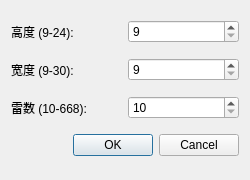
<?xml version="1.0" encoding="UTF-8"?>
<ui version="4.0">
    <class>CustomGameDialog</class>
    <widget class="QDialog" name="CustomGameDialog">
        <property name="geometry">
            <rect>
                <x>0</x>
                <y>0</y>
                <width>250</width>
                <height>180</height>
            </rect>
        </property>
        <property name="windowTitle">
            <string>自定义游戏</string>
        </property>
        <layout class="QGridLayout" name="gridLayout">
            <item row="0" column="0">
                <widget class="QLabel" name="label">
                    <property name="text">
                        <string>高度 (9-24):</string>
                    </property>
                </widget>
            </item>
            <item row="0" column="1">
                <widget class="QSpinBox" name="rowsSpinBox">
                    <property name="minimum">
                        <number>9</number>
                    </property>
                    <property name="maximum">
                        <number>24</number>
                    </property>
                </widget>
            </item>
            <item row="1" column="0">
                <widget class="QLabel" name="label_2">
                    <property name="text">
                        <string>宽度 (9-30):</string>
                    </property>
                </widget>
            </item>
            <item row="1" column="1">
                <widget class="QSpinBox" name="colsSpinBox">
                    <property name="minimum">
                        <number>9</number>
                    </property>
                    <property name="maximum">
                        <number>30</number>
                    </property>
                </widget>
            </item>
            <item row="2" column="0">
                <widget class="QLabel" name="label_3">
                    <property name="text">
                        <string>雷数 (10-668):</string>
                    </property>
                </widget>
            </item>
            <item row="2" column="1">
                <widget class="QSpinBox" name="minesSpinBox">
                    <property name="minimum">
                        <number>10</number>
                    </property>
                    <property name="maximum">
                        <number>668</number>
                    </property>
                </widget>
            </item>
            <item row="3" column="0" colspan="2">
                <widget class="QDialogButtonBox" name="buttonBox">
                    <property name="orientation">
                        <enum>Qt::Horizontal</enum>
                    </property>
                    <property name="standardButtons">
                        <set>QDialogButtonBox::Cancel|QDialogButtonBox::Ok</set>
                    </property>
                </widget>
            </item>
        </layout>
    </widget>
    <resources/>
    <connections>
        <connection>
            <sender>buttonBox</sender>
            <signal>accepted()</signal>
            <receiver>CustomGameDialog</receiver>
            <slot>accept()</slot>
            <hints>
                <hint type="sourcelabel">
                    <x>248</x>
                    <y>254</y>
                </hint>
                <hint type="destinationlabel">
                    <x>157</x>
                    <y>274</y>
                </hint>
            </hints>
        </connection>
        <connection>
            <sender>buttonBox</sender>
            <signal>rejected()</signal>
            <receiver>CustomGameDialog</receiver>
            <slot>reject()</slot>
            <hints>
                <hint type="sourcelabel">
                    <x>316</x>
                    <y>260</y>
                </hint>
                <hint type="destinationlabel">
                    <x>286</x>
                    <y>274</y>
                </hint>
            </hints>
        </connection>
    </connections>
</ui>
